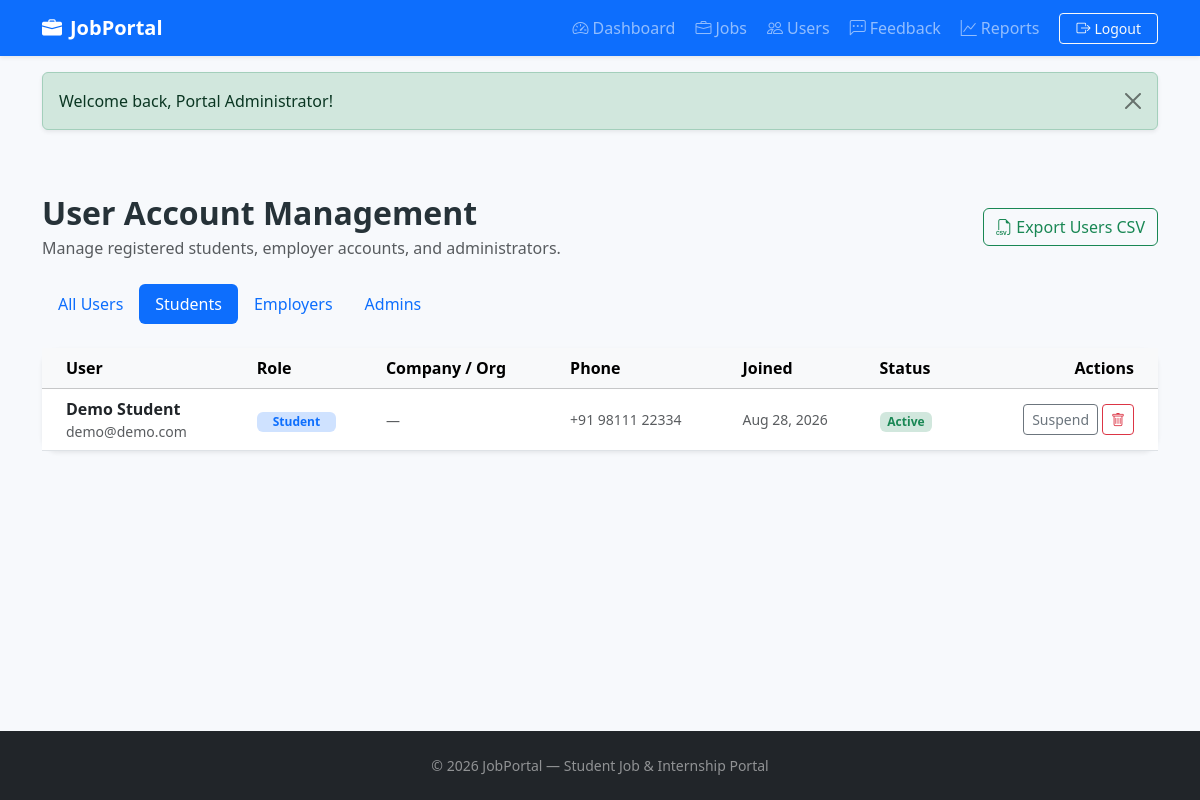
/admin/users.php?role=student (signed in), run on the app's committed database.
### tables this page shows
CREATE TABLE IF NOT EXISTS users (
  id INT UNSIGNED AUTO_INCREMENT PRIMARY KEY,
  name VARCHAR(100) NOT NULL,
  email VARCHAR(150) NOT NULL UNIQUE,
  password VARCHAR(255) NOT NULL,
  role ENUM('student','employer','admin') NOT NULL DEFAULT 'student',
  company_name VARCHAR(150) DEFAULT NULL,
  company_website VARCHAR(200) DEFAULT NULL,
  company_about TEXT DEFAULT NULL,
  phone VARCHAR(30) DEFAULT '',
  education VARCHAR(150) DEFAULT '',
  skills TEXT DEFAULT NULL,
  resume_path VARCHAR(255) DEFAULT NULL,
  avatar_path VARCHAR(255) DEFAULT NULL,
  status ENUM('active','inactive') NOT NULL DEFAULT 'active',
  created_at TIMESTAMP DEFAULT CURRENT_TIMESTAMP
);

### admin/users.php (the view, shortened to what this page needs)
<?php
require __DIR__ . '/../config/database.php';
$currentAdminId = (int)$_SESSION['user']['id'];
$roleFilter = trim($_GET['role'] ?? 'all');
$sql = "SELECT * FROM users";
$params = [];
if (in_array($roleFilter, ['student', 'employer', 'admin'])) {
    $sql .= " WHERE role = ?";
    $params[] = $roleFilter;
}
$sql .= " ORDER BY created_at DESC";
$stmt = $pdo->prepare($sql);
$stmt->execute($params);
$users = $stmt->fetchAll();
include '../includes/header.php';
?>
<section class="container py-5">
    <div class="d-flex justify-content-between align-items-center mb-4 flex-wrap gap-2">
        <div>
            <h1 class="h2 fw-bold mb-1">User Account Management</h1>
            <p class="text-muted mb-0">Manage registered students, employer accounts, and administrators.</p>
        </div>
        <div class="d-flex gap-2">
            <a href="../actions/export-csv.php?type=users" class="btn btn-outline-success">
                <i class="bi bi-filetype-csv me-1"></i>Export Users CSV
            </a>
        </div>
    </div>
    <ul class="nav nav-pills mb-4">
        <li class="nav-item">
            <a class="nav-link <?= $roleFilter === 'all' ? 'active' : '' ?>" href="users.php">All Users</a>
        </li>
        <li class="nav-item">
            <a class="nav-link <?= $roleFilter === 'student' ? 'active' : '' ?>" href="users.php?role=student">Students</a>
        </li>
        <li class="nav-item">
            <a class="nav-link <?= $roleFilter === 'employer' ? 'active' : '' ?>" href="users.php?role=employer">Employers</a>
        </li>
        <li class="nav-item">
            <a class="nav-link <?= $roleFilter === 'admin' ? 'active' : '' ?>" href="users.php?role=admin">Admins</a>
        </li>
    </ul>
    <div class="card shadow-sm border-0">
        <div class="table-responsive">
            <table class="table table-hover align-middle mb-0">
                <thead class="table-light">
                    <tr>
                        <th class="ps-4">User</th>
                        <th>Role</th>
                        <th>Company / Org</th>
                        <th>Phone</th>
                        <th>Joined</th>
                        <th>Status</th>
                        <th class="pe-4 text-end">Actions</th>
                    </tr>
                </thead>
                <tbody>
                    <?php if (empty($users)): ?>
                        <tr><td colspan="7" class="text-center py-4 text-muted">No users found.</td></tr>
                    <?php else: ?>
                        <?php foreach ($users as $u):
                            $isSelf = ((int)$u['id'] === $currentAdminId);
                            $roleBadge = match($u['role']) {
                                'admin' => 'bg-danger-subtle text-danger',
                                'employer' => 'bg-info-subtle text-info',
                                default => 'bg-primary-subtle text-primary'
                            };
                        ?>
                            <tr>
                                <td class="ps-4">
                                    <div class="fw-bold text-dark"><?= htmlspecialchars($u['name']) ?></div>
                                    <div class="text-muted small"><?= htmlspecialchars($u['email']) ?></div>
                                </td>
                                <td>
                                    <span class="badge <?= $roleBadge ?> text-capitalize px-3 py-1">
                                        <?= htmlspecialchars($u['role']) ?>
                                    </span>
                                </td>
                                <td>
                                    <?php if ($u['role'] === 'employer' && !empty($u['company_name'])): ?>
                                        <div class="small fw-semibold"><?= htmlspecialchars($u['company_name']) ?></div>
                                        <?php if (!empty($u['company_website'])): ?>
                                            <a href="<?= htmlspecialchars($u['company_website']) ?>" target="_blank" class="text-muted" style="font-size:0.75rem;">
                                                <?= htmlspecialchars($u['company_website']) ?>
                                            </a>
                                        <?php endif; ?>
                                    <?php else: ?>
                                        <span class="text-muted small">&mdash;</span>
                                    <?php endif; ?>
                                </td>
                                <td>
                                    <div class="small text-muted"><?= htmlspecialchars($u['phone'] ?: 'N/A') ?></div>
                                </td>
                                <td>
                                    <div class="small text-muted"><?= date('M d, Y', strtotime($u['created_at'])) ?></div>
                                </td>
                                <td>
                                    <?php if ($u['status'] === 'active'): ?>
                                        <span class="badge bg-success-subtle text-success">Active</span>
                                    <?php else: ?>
                                        <span class="badge bg-danger-subtle text-danger">Suspended</span>
                                    <?php endif; ?>
                                </td>
                                <td class="pe-4 text-end">
                                    <?php if (!$isSelf): ?>
                                        <div class="d-inline-flex gap-1">
                                            <form action="../actions/toggle-user-status.php" method="post" class="d-inline">
                                                <button class="btn btn-outline-secondary btn-sm" title="Suspend or Activate account">
                                                    <?= $u['status'] === 'active' ? 'Suspend' : 'Activate' ?>
                                                </button>
                                            </form>
                                            <form action="../actions/delete-user.php" method="post" class="d-inline">
                                                <button class="btn btn-outline-danger btn-sm" onclick="return confirm('Permanently delete this user account and all their records?');" title="Delete account">
                                                    <i class="bi bi-trash"></i>
                                                </button>
                                            </form>
                                        </div>
                                    <?php else: ?>
                                        <span class="badge bg-light text-muted border">Current User</span>
                                    <?php endif; ?>
                                </td>
                            </tr>
                        <?php endforeach; ?>
                    <?php endif; ?>
                </tbody>
            </table>
        </div>
    </div>
</section>
<?php include '../includes/footer.php'; ?>

### css/style.css (style rules this page uses)
html,body { min-height:100%; }
body { min-height:100vh;display:flex;flex-direction:column;background:#f7f9fc;color:#263238 }
.card { border:0;box-shadow:0 .25rem 1rem rgba(20,35,70,.08);border-radius:1rem }

### data on the page
users: name "Demo Student", email "demo@demo.com", role "Student", phone "+91 98111 22334", created_at "Aug 28, 2026", status "Active"

### other printed values
$message "Welcome back, Portal Administrator!"
